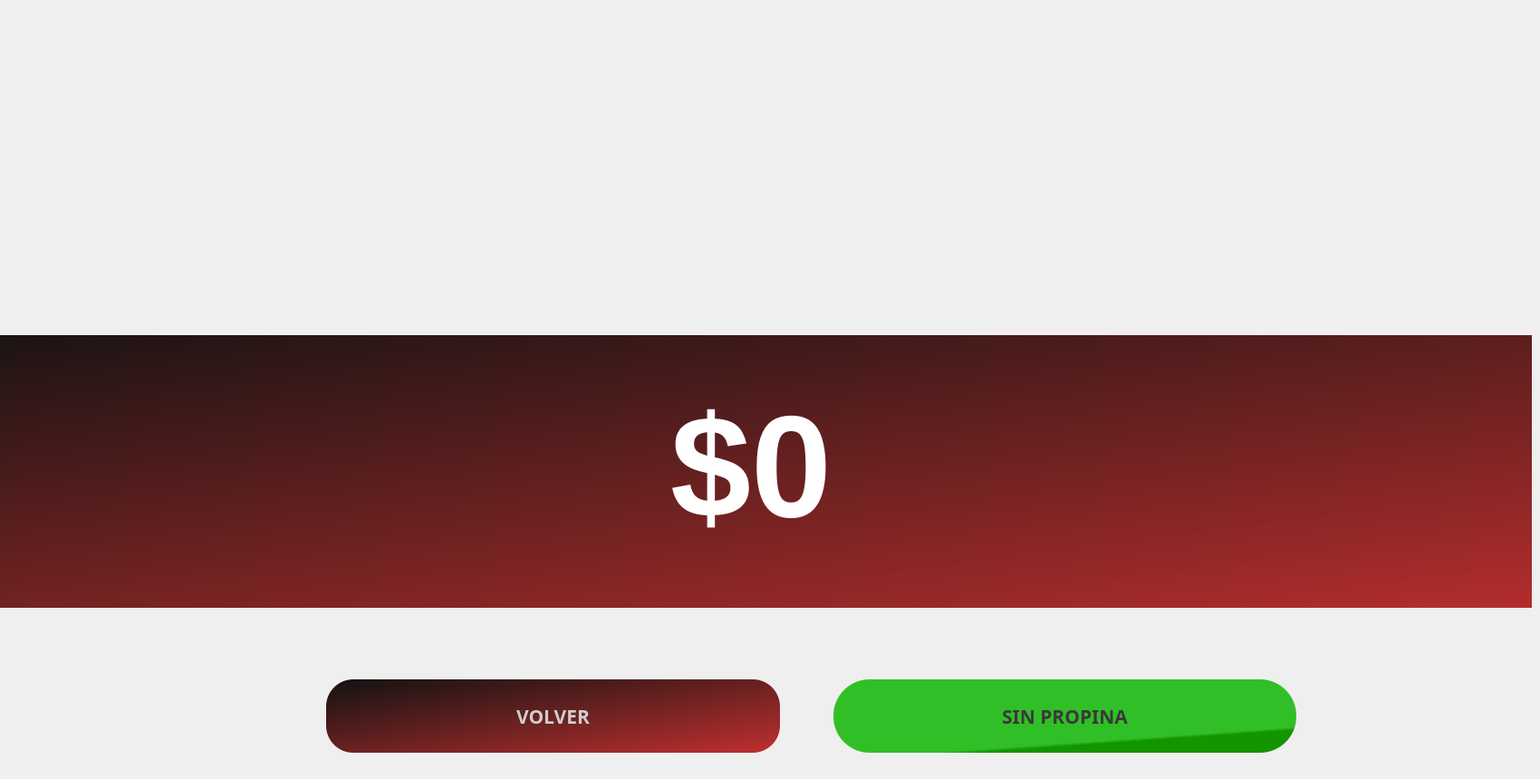
   <widget class="QWidget" name="page_15">
    <widget class="QGroupBox" name="gcobrar_5">
     <property name="geometry">
      <rect>
       <x>0</x>
       <y>30</y>
       <width>1691</width>
       <height>821</height>
      </rect>
     </property>
     <property name="styleSheet">
      <string notr="true">background-color: rgb(128, 128, 128);
background-color:rgb(82, 196, 97);
background-color:transparent;

border-radius:10%;</string>
     </property>
     <property name="title">
      <string/>
     </property>
     <widget class="QLabel" name="label_103">
      <property name="geometry">
       <rect>
        <x>-29</x>
        <y>-40</y>
        <width>251</width>
        <height>21</height>
       </rect>
      </property>
      <property name="font">
       <font>
        <family>Sans Serif</family>
        <pointsize>16</pointsize>
        <weight>75</weight>
        <italic>false</italic>
        <bold>true</bold>
       </font>
      </property>
      <property name="styleSheet">
       <string notr="true">background-color:transparent;
color:rgb(101, 179, 0)</string>
      </property>
      <property name="text">
       <string/>
      </property>
     </widget>
     <widget class="QPushButton" name="bvolverPropina5">
      <property name="geometry">
       <rect>
        <x>-260</x>
        <y>340</y>
        <width>2261</width>
        <height>301</height>
       </rect>
      </property>
      <property name="font">
       <font>
        <family>Ubuntu Mono</family>
        <pointsize>16</pointsize>
        <weight>75</weight>
        <italic>false</italic>
        <bold>true</bold>
        <underline>false</underline>
       </font>
      </property>
      <property name="toolTip">
       <string>Ayuda</string>
      </property>
      <property name="toolTipDuration">
       <number>3</number>
      </property>
      <property name="whatsThis">
       <string extracomment="help"/>
      </property>
      <property name="styleSheet">
       <string notr="true">background-color:qlineargradient(spread:pad, x1:0, y1:0, x2:1, y2:1, stop:0 rgba(18, 18, 18, 255), stop:1 rgba(192, 47, 47, 255));
color:rgb(195, 43, 43);
border-radius:150%</string>
      </property>
      <property name="text">
       <string/>
      </property>
      <property name="icon">
       <iconset>
        <normaloff>../../1Entregable/cajsSATELITE/eum/app/cajeroF/iconos/fb5.png</normaloff>../../1Entregable/cajsSATELITE/eum/app/cajeroF/iconos/fb5.png</iconset>
      </property>
      <property name="iconSize">
       <size>
        <width>40</width>
        <height>40</height>
       </size>
      </property>
     </widget>
     <widget class="QLabel" name="valvol3">
      <property name="geometry">
       <rect>
        <x>740</x>
        <y>380</y>
        <width>222</width>
        <height>210</height>
       </rect>
      </property>
      <property name="sizePolicy">
       <sizepolicy hsizetype="MinimumExpanding" vsizetype="Preferred">
        <horstretch>0</horstretch>
        <verstretch>0</verstretch>
       </sizepolicy>
      </property>
      <property name="maximumSize">
       <size>
        <width>620</width>
        <height>16777212</height>
       </size>
      </property>
      <property name="font">
       <font>
        <family>Ubuntu</family>
        <pointsize>120</pointsize>
        <weight>75</weight>
        <italic>false</italic>
        <bold>true</bold>
       </font>
      </property>
      <property name="styleSheet">
       <string notr="true">background-color:transparent;
color:rgb(255, 255, 255);
border-radius:40%</string>
      </property>
      <property name="lineWidth">
       <number>3</number>
      </property>
      <property name="text">
       <string>$0</string>
      </property>
     </widget>
     <widget class="QPushButton" name="bsinpropina">
      <property name="enabled">
       <bool>true</bool>
      </property>
      <property name="geometry">
       <rect>
        <x>920</x>
        <y>720</y>
        <width>511</width>
        <height>81</height>
       </rect>
      </property>
      <property name="font">
       <font>
        <family>Ubuntu Mono</family>
        <pointsize>16</pointsize>
        <weight>75</weight>
        <italic>false</italic>
        <bold>true</bold>
        <underline>false</underline>
       </font>
      </property>
      <property name="toolTip">
       <string>Ayuda</string>
      </property>
      <property name="toolTipDuration">
       <number>3</number>
      </property>
      <property name="whatsThis">
       <string extracomment="help"/>
      </property>
      <property name="styleSheet">
       <string notr="true">background-color: rgb(128, 128, 128);
background-color:rgb(220, 220, 220);
color:rgb(57, 57, 57);
background-color:rgb(25, 166, 68);
background-color:qlineargradient(spread:pad, x1:0.682786, y1:0.29, x2:1, y2:1, stop:0.584821 rgba(49, 191, 39, 255), stop:0.633929 rgba(19, 149, 0, 255));
border-radius:40%;
</string>
      </property>
      <property name="text">
       <string>SIN PROPINA</string>
      </property>
      <property name="iconSize">
       <size>
        <width>30</width>
        <height>30</height>
       </size>
      </property>
     </widget>
     <widget class="QPushButton" name="bvolverPropina">
      <property name="geometry">
       <rect>
        <x>360</x>
        <y>720</y>
        <width>501</width>
        <height>81</height>
       </rect>
      </property>
      <property name="font">
       <font>
        <family>Ubuntu Mono</family>
        <pointsize>16</pointsize>
        <weight>75</weight>
        <italic>false</italic>
        <bold>true</bold>
        <underline>false</underline>
       </font>
      </property>
      <property name="toolTip">
       <string>Ayuda</string>
      </property>
      <property name="toolTipDuration">
       <number>3</number>
      </property>
      <property name="whatsThis">
       <string extracomment="help"/>
      </property>
      <property name="styleSheet">
       <string notr="true">

background-color: rgb(128, 128, 128);
background-color:rgb(220, 220, 220);
color:rgb(206, 206, 206);
background-color:qlineargradient(spread:pad, x1:1, y1:0, x2:0, y2:1, stop:0 rgba(231, 98, 98, 255), stop:1 rgba(200, 98, 98, 255));
background-color:qlineargradient(spread:pad, x1:0, y1:0, x2:1, y2:1, stop:0 rgba(18, 18, 18, 255), stop:1 rgba(192, 47, 47, 255));
border-radius:30%;</string>
      </property>
      <property name="text">
       <string>VOLVER</string>
      </property>
      <property name="iconSize">
       <size>
        <width>40</width>
        <height>40</height>
       </size>
      </property>
     </widget>
    </widget>
   </widget>
